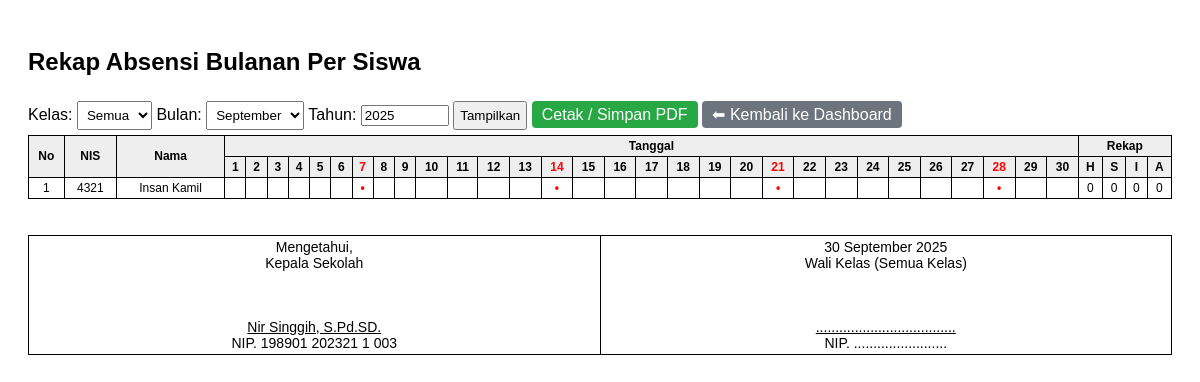
/rekap_bulanan.php, run on the app's committed database.
### tables this page shows
CREATE TABLE `siswa` (
  `id` int(11) NOT NULL,
  `nis` varchar(20) DEFAULT NULL,
  `nisn` varchar(20) DEFAULT NULL,
  `nama` varchar(100) DEFAULT NULL,
  `kelas` varchar(50) DEFAULT NULL,
  `status` varchar(10) NOT NULL DEFAULT 'aktif',
  `no_wa` varchar(20) DEFAULT NULL
);

CREATE TABLE `profil_sekolah` (
  `id` int(11) NOT NULL,
  `nama_sekolah` varchar(200) NOT NULL,
  `alamat` text NOT NULL,
  `kepala_sekolah` varchar(200) NOT NULL,
  `nip_kepala` varchar(50) NOT NULL,
  `logo` varchar(255) DEFAULT NULL,
  `key_wa_sidobe` varchar(200) NOT NULL
);

### rekap_bulanan.php (the view, shortened to what this page needs)
<?php
include 'config.php';
$kelas = $_GET['kelas'] ?? '';
$bulan = $_GET['bulan'] ?? date('m');
$tahun = $_GET['tahun'] ?? date('Y');
$jumlahHari = cal_days_in_month(CAL_GREGORIAN, $bulan, $tahun);
$siswaQuery = "SELECT * FROM siswa WHERE status='aktif'";
$siswaQuery .= " ORDER BY nama";
$siswaResult = mysqli_query($conn, $siswaQuery);
$absensi = [];
$libur = [];
$queryLibur = mysqli_query($conn, "SELECT tanggal FROM hari_libur");
while ($row = mysqli_fetch_assoc($queryLibur)) {
  $libur[] = $row['tanggal'];
}
$profil = mysqli_fetch_assoc(mysqli_query($conn, "SELECT kepala_sekolah, nip_kepala FROM profil_sekolah LIMIT 1"));
$wali_nama = '....................................';
$wali_nip = '........................';
$tanggal_terakhir = date("j F Y", strtotime("$tahun-$bulan-" . cal_days_in_month(CAL_GREGORIAN, $bulan, $tahun)));
?>
<!DOCTYPE html>
<html lang="id">
<head>
</head>
<body>
  <h2>Rekap Absensi Bulanan Per Siswa</h2>
  <form method="get">
    <label>Kelas:
      <select name="kelas">
        <option value="">Semua</option>
      </select>
    </label>
    <label>Bulan:
      <select name="bulan">
        <?php for ($b = 1; $b <= 12; $b++) {
          $sel = ($b == $bulan) ? 'selected' : '';
          echo "<option value='$b' $sel>" . date('F', mktime(0, 0, 0, $b, 10)) . "</option>";
        } ?>
      </select>
    </label>
    <label>Tahun:
      <input type="number" name="tahun" value="<?= $tahun ?>" style="width: 80px;">
    </label>
    <button type="submit">Tampilkan</button>
    <a href="cetak_absen.php?kelas=<?= $kelas ?>&bulan=<?= $bulan ?>&tahun=<?= $tahun ?>" target="_blank" style="padding:5px 10px; background:#28a745; color:#fff; text-decoration:none; border-radius:4px;">Cetak / Simpan PDF</a>
	  <a href="dashboard.php"
   style="padding:5px 10px; background:#6c757d; color:#fff; text-decoration:none; border-radius:4px;">
   ⬅ Kembali ke Dashboard
</a>
  </form>
  <table>
    <thead>
      <tr>
        <th rowspan="2">No</th>
        <th rowspan="2">NIS</th>
        <th rowspan="2">Nama</th>
        <th colspan="<?= $jumlahHari ?>">Tanggal</th>
        <th colspan="4">Rekap</th>
      </tr>
      <tr>
        <?php
        for ($i = 1; $i <= $jumlahHari; $i++) {
          $tanggal = "$tahun-" . str_pad($bulan, 2, '0', STR_PAD_LEFT) . "-" . str_pad($i, 2, '0', STR_PAD_LEFT);
          $day = date('w', strtotime($tanggal));
          $class = ($day == 0) ? 'minggu' : '';
          echo "<th class='$class'>$i</th>";
        }
        ?>
        <th>H</th><th>S</th><th>I</th><th>A</th>
      </tr>
    </thead>
    <tbody>
      <?php
      $no = 1;
      while ($siswa = mysqli_fetch_assoc($siswaResult)) {
        $sid = $siswa['id'];
        echo "<tr>";
        echo "<td>$no</td>";
        echo "<td>{$siswa['nis']}</td>";
        echo "<td>{$siswa['nama']}</td>";
        $countH = $countS = $countI = $countA = 0;
        for ($i = 1; $i <= $jumlahHari; $i++) {
          $val = $absensi[$sid][$i] ?? '';
          $tanggal = "$tahun-" . str_pad($bulan, 2, '0', STR_PAD_LEFT) . "-" . str_pad($i, 2, '0', STR_PAD_LEFT);
          $day = date('w', strtotime($tanggal));
          if ($val == '') {
            if ($day == 0 || in_array($tanggal, $libur)) {
              echo "<td><span class='dot-red'>&bull;</span></td>";
            } else {
              echo "<td></td>";
            }
          }
        }
        echo "<td>$countH</td><td>$countS</td><td>$countI</td><td>$countA</td>";
        echo "</tr>";
        $no++;
      }
      ?>
    </tbody>
  </table>
  <br><br>
  <table style="width:100%; border:0; font-size:14px; text-align:center;">
    <tr>
      <td style="width:50%;">
        Mengetahui,<br>
        Kepala Sekolah<br><br><br><br>
        <u><?= $profil['kepala_sekolah'] ?? '....................................' ?></u><br>
        NIP. <?= $profil['nip_kepala'] ?? '........................' ?>
      </td>
      <td style="width:50%;">
        <?= $tanggal_terakhir ?><br>
        Wali Kelas <?= $kelas != '' ? $kelas : '(Semua Kelas)' ?><br><br><br><br>
        <u><?= $wali_nama ?></u><br>
        NIP. <?= $wali_nip ?>
      </td>
    </tr>
  </table>
</body>
</html>

### rekap_bulanan.php (style rules this page uses)
body { font-family: sans-serif; padding: 20px; }
table { border-collapse: collapse; width: 100%; font-size: 12px; }
th, td { border: 1px solid #000; text-align: center; padding: 3px; }
select, button { padding: 5px; margin: 5px 0; }
thead th { background: #eee; }
.minggu { color: red; }
.dot-red { color: red; font-weight: bold; }

### data on the page
siswa: nis "4321", nama "Insan Kamil", countH "0", countS "0", countI "0", countA "0"
profil_sekolah: kepala_sekolah "Nir Singgih, S.Pd.SD.", nip_kepala "198901 202321 1 003"

### other printed values
$tanggal_terakhir "30 September 2025"
$wali_nama "...................................."
$wali_nip "........................"
form field bulan "September"
